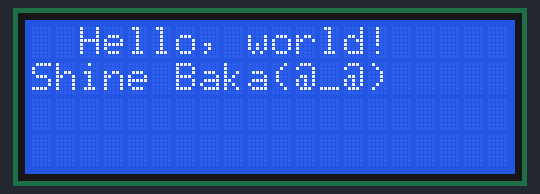
This sketch was run on a simulated Arduino Uno, built with avr-gcc and run on an emulated ATmega328P. Shown: 20×4 character LCD.

Above: at 0.1 s.
At 2.1 s:
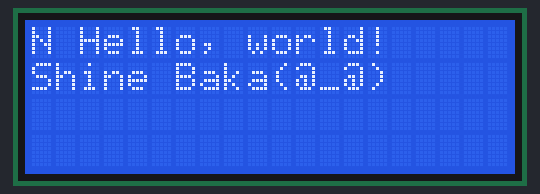
At 2.6 s:
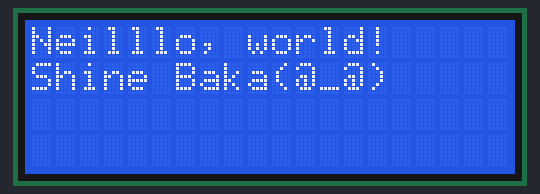
At 3.2 s:
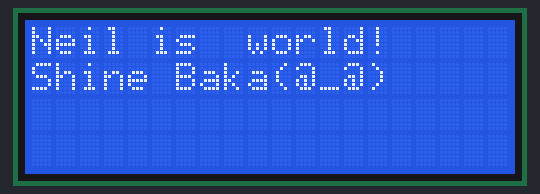
At 3.7 s:
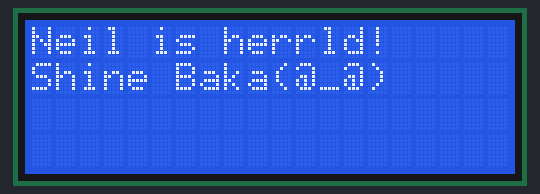
At 4.3 s:
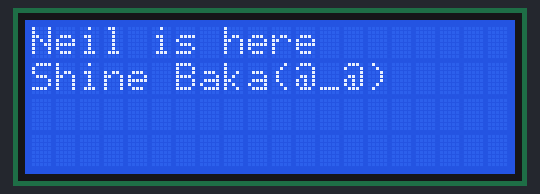

The sketch:

LCD_Test_1.ino
```cpp
//YWROBOT
//Compatible with the Arduino IDE 1.0
//Library version:1.1
#include <Wire.h>
#include <LiquidCrystal_I2C.h>

LiquidCrystal_I2C lcd(0x27,20,4);  // set the LCD address to 0x27 for a 16 chars and 2 line display
String str = "Neil is here";
void setup()
{
  lcd.init();                      // initialize the lcd
  // Print a message to the LCD.
  lcd.backlight();
  lcd.setCursor(2,0);
  lcd.print("Hello, world!");
  lcd.setCursor(0,1);
  lcd.print("Shine Baka(@_@)");
  delay(2000);
 lcd.setCursor(0,0);
  for(int i = 0; i<16; i++){
    lcd.setCursor(i,0);
    if(i<str.length()) lcd.print(str[i]);
    else lcd.print(" ");
    delay(150);
  }
}


void loop()
{
  delay(5000);
}
```
